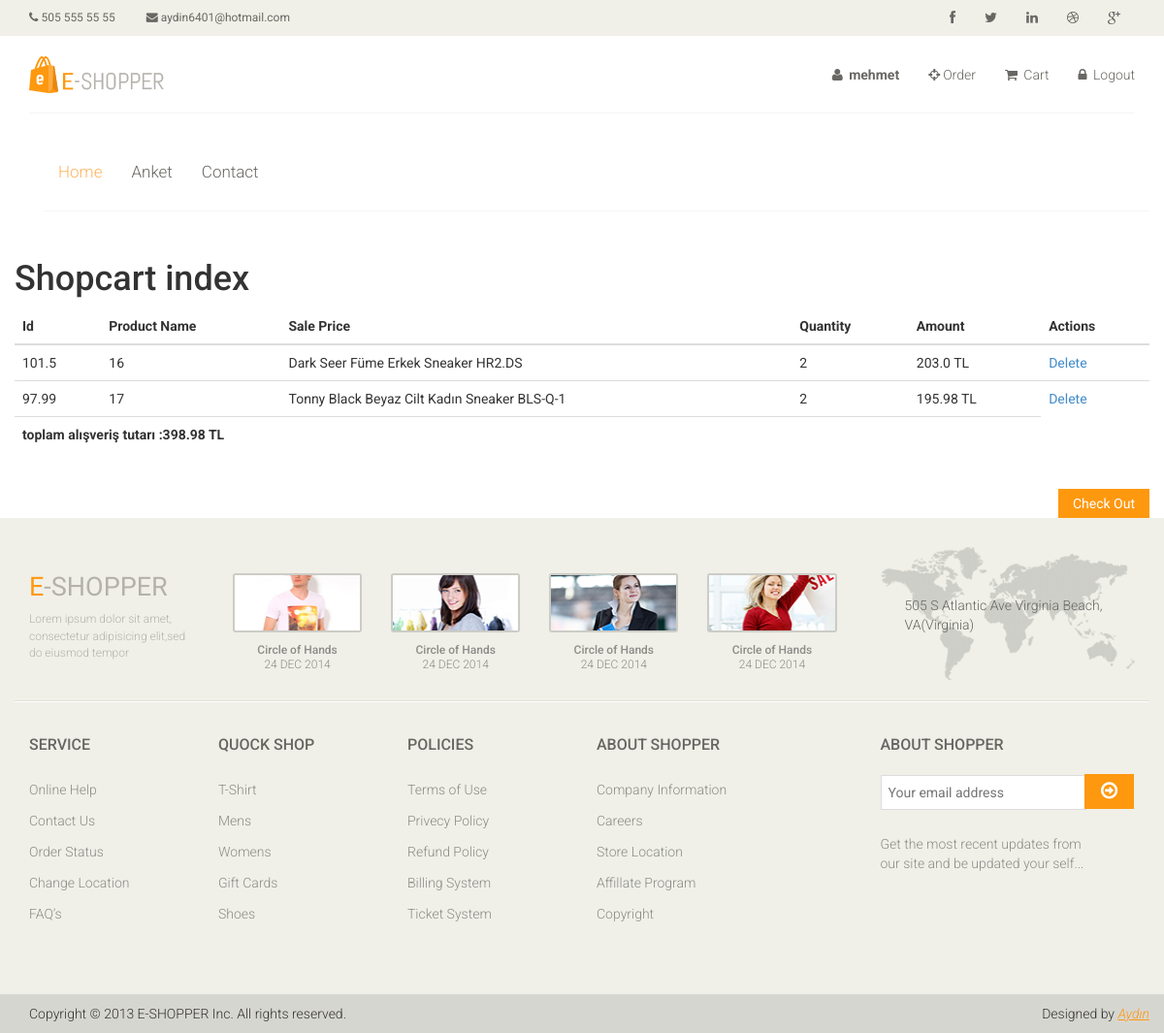
Page /order/shopcart (signed in) on the committed database.
### order/models.py (models this page shows, shortened)
class ShopCart(models.Model):
    user = models.ForeignKey(User, on_delete=models.SET_NULL, null=True)
    product = models.OneToOneField(Product, on_delete=models.SET_NULL, null=True)
    quantity = models.IntegerField()
    @property
    def amount(self):
        return (self.quantity * self.product.price)

### product/models.py (models this page shows, shortened)
class Product(models.Model):
    STATUS = (
        (1, 'True'),
        (0, 'False'),
    )
    category = models.ForeignKey(Category, on_delete=models.CASCADE)
    title = models.CharField(max_length=150)
    keywords = models.CharField(max_length=255)
    description = models.CharField( max_length=255)
    image = models.ImageField(upload_to='images/')
    price = models.FloatField()
    amount = models.IntegerField()
    detail = RichTextUploadingField(blank=True)
    status = models.IntegerField(choices=STATUS)
    create_at = models.DateTimeField(auto_now_add=True)
    update_at = models.DateTimeField(auto_now=True)

### order/views.py (the view)
# urls.py: path('shopcart', views.shop_cart_list, name='shopcart'),
@login_required(login_url='/login')
def shop_cart_list(request):
    current_user = request.user
    shopcart = ShopCart.objects.all().filter(user_id=current_user.id)
    carttotal = 0
    for rs in shopcart:
        carttotal+=rs.quantity * rs.product.price
    context = {'page': 'cart',
               'shopcart': shopcart,
               'carttotal': carttotal,
               }
    return render(request, 'shop_cart_list.html', context)

### order/templates/shop_cart_list.html (shortened to what this page needs)
{% extends "homebase.html" %}
{% block body   %}
<h1>Shopcart index</h1>
    <table class="table">
        <thead>
            <tr>
                <th>Id</th>
                <th>Product Name</th>
                <th>Sale Price</th>
                <th>Quantity</th>
                <th>Amount</th>
                <th>Actions</th>
            </tr>
        </thead>
        <tbody>
        {% for rs in shopcart %}
            <tr>
                <td>{{ rs.product.price }}</td>
                <td>{{ rs.id }}</td>
                <td>{{ rs.product.title }}</td>
                <td>{{ rs.quantity }}</td>
                <td>{{ rs.amount }} TL</td>
                <td>
                    <a href="/order/deletefromcart/{{ rs.id }}">Delete</a>
                </td>
            </tr>
        {% endfor %}
        <td colspan="5" ><b> toplam alışveriş tutarı :{{ carttotal }} TL</b>
        </tbody>
    </table>
        <div class="pull-right">
            <a href="/order/checkout" class="btn btn-default check_out">Check Out</a>
        </div>
{% endblock %}

### home/templates/homebase.html (shortened to what this page needs)
<!DOCTYPE html>
<html lang="en">
<head>
{% load static %}
    <link href="{% static 'css/bootstrap.min.css'%}" rel="stylesheet">
    <link href="{% static 'css/font-awesome.min.css'%}" rel="stylesheet">
    <link href="{% static 'css/prettyPhoto.css'%}" rel="stylesheet">
    <link href="{% static 'css/price-range.css'%}" rel="stylesheet">
    <link href="{% static 'css/animate.css'%}" rel="stylesheet">
	<link href="{% static 'css/main.css'%}" rel="stylesheet">
	<link href="{% static 'css/responsive.css'%}" rel="stylesheet">
</head>
<body>
	<header id="header">
		<div class="header_top">
			<div class="container">
				<div class="row">
					<div class="col-sm-6">
						<div class="contactinfo">
							<ul class="nav nav-pills">
								<li><a href="#"><i class="fa fa-phone"></i> 505 555 55 55</a></li>
								<li><a href="#"><i class="fa fa-envelope"></i> aydin6401@hotmail.com</a></li>
							</ul>
						</div>
					</div>
					<div class="col-sm-6">
						<div class="social-icons pull-right">
							<ul class="nav navbar-nav">
								<li><a href="https://www.facebook.com/aydndag"><i class="fa fa-facebook"></i></a></li>
								<li><a href="https://twitter.com/aydn_dag"><i class="fa fa-twitter"></i></a></li>
								<li><a href="#"><i class="fa fa-linkedin"></i></a></li>
								<li><a href="#"><i class="fa fa-dribbble"></i></a></li>
								<li><a href="#"><i class="fa fa-google-plus"></i></a></li>
							</ul>
						</div>
					</div>
				</div>
			</div>
		</div>
		<div class="header-middle">
			<div class="container">
				<div class="row">
					<div class="col-sm-4">
						<div class="logo pull-left">
							<a href="/"><img src="{% static 'images/home/logo.png'%}" alt="" /></a>
						</div>
					</div>
					<div class="col-sm-8">
						<div class="shop-menu pull-right">
							<ul class="nav navbar-nav">
								{% if user.id is not None %}
									<li><a href="/user/"><i class="fa fa-user"></i><b> {{user.username}}</b></a></li>
									<li><a href="/order/"><i class="fa fa-crosshairs"></i>Order</a></li>
								<li><a href="/order/shopcart"><i class="fa fa-shopping-cart"></i> Cart </li>
									<li><a href="/logout"><i class="fa fa-lock"></i> Logout</a></li>
								{% endif %}
							</ul>
						</div>
					</div>
		</div>
		<div class="header-bottom">
			<div class="container">
				<div class="row">
					<div class="col-sm-9">
						<div class="mainmenu pull-left">
							<ul class="nav navbar-nav collapse navbar-collapse">
								<li><a href="/" class="active">Home</a></li>
								<li><a href="/polls">Anket</i></a>
                                </li>
								<li><a href="/contact">Contact</a></li>
							</ul>
						</div>
					</div>
				</div>
			</div>
		</div>
	</header>
<section>
		<div class="container">
			<div class="row">
    {% block body %} {% endblock %}
            		</div>
		</div>
	</section>
<footer id="footer">
		<div class="footer-top">
			<div class="container">
				<div class="row">
					<div class="col-sm-2">
						<div class="companyinfo">
							<h2><span>e</span>-shopper</h2>
							<p>Lorem ipsum dolor sit amet, consectetur adipisicing elit,sed do eiusmod tempor</p>
						</div>
					</div>
					<div class="col-sm-7">
						<div class="col-sm-3">
							<div class="video-gallery text-center">
								<a href="#">
									<div class="iframe-img">
										<img src="{% static 'images/home/iframe1.png'%}" alt="" />
									</div>
								</a>
								<p>Circle of Hands</p>
								<h2>24 DEC 2014</h2>
							</div>
						</div>
						<div class="col-sm-3">
							<div class="video-gallery text-center">
								<a href="#">
									<div class="iframe-img">
										<img src="{% static 'images/home/iframe2.png'%}" alt="" />
									</div>
								</a>
								<p>Circle of Hands</p>
								<h2>24 DEC 2014</h2>
							</div>
						</div>
						<div class="col-sm-3">
							<div class="video-gallery text-center">
								<a href="#">
									<div class="iframe-img">
										<img src="{% static 'images/home/iframe3.png'%}" alt="" />
									</div>
								</a>
								<p>Circle of Hands</p>
								<h2>24 DEC 2014</h2>
							</div>
						</div>
						<div class="col-sm-3">
							<div class="video-gallery text-center">
								<a href="#">
									<div class="iframe-img">
										<img src="{% static 'images/home/iframe4.png'%}" alt="" />
									</div>
								</a>
								<p>Circle of Hands</p>
								<h2>24 DEC 2014</h2>
							</div>
						</div>
					</div>
					<div class="col-sm-3">
						<div class="address">
							<img src="{% static 'images/home/map.png'%}" alt="" />
							<p>505 S Atlantic Ave Virginia Beach, VA(Virginia)</p>
						</div>
					</div>
				</div>
			</div>
		</div>
		<div class="footer-widget">
			<div class="container">
				<div class="row">
					<div class="col-sm-2">
						<div class="single-widget">
							<h2>Service</h2>
							<ul class="nav nav-pills nav-stacked">
								<li><a href="#">Online Help</a></li>
								<li><a href="#">Contact Us</a></li>
								<li><a href="#">Order Status</a></li>
								<li><a href="#">Change Location</a></li>
								<li><a href="#">FAQ’s</a></li>
							</ul>
						</div>
					</div>
					<div class="col-sm-2">
						<div class="single-widget">
							<h2>Quock Shop</h2>
							<ul class="nav nav-pills nav-stacked">
								<li><a href="#">T-Shirt</a></li>
								<li><a href="#">Mens</a></li>
								<li><a href="#">Womens</a></li>
								<li><a href="#">Gift Cards</a></li>
								<li><a href="#">Shoes</a></li>
							</ul>
						</div>
					</div>
					<div class="col-sm-2">
						<div class="single-widget">
							<h2>Policies</h2>
							<ul class="nav nav-pills nav-stacked">
								<li><a href="#">Terms of Use</a></li>
								<li><a href="#">Privecy Policy</a></li>
								<li><a href="#">Refund Policy</a></li>
								<li><a href="#">Billing System</a></li>
								<li><a href="#">Ticket System</a></li>
							</ul>
						</div>
					</div>
					<div class="col-sm-2">
						<div class="single-widget">
							<h2>About Shopper</h2>
							<ul class="nav nav-pills nav-stacked">
								<li><a href="#">Company Information</a></li>
								<li><a href="#">Careers</a></li>
								<li><a href="#">Store Location</a></li>
								<li><a href="#">Affillate Program</a></li>
								<li><a href="#">Copyright</a></li>
							</ul>
						</div>
					</div>
					<div class="col-sm-3 col-sm-offset-1">
						<div class="single-widget">
							<h2>About Shopper</h2>
							<form action="#" class="searchform">
								<input type="text" placeholder="Your email address" />
								<button type="submit" class="btn btn-default"><i class="fa fa-arrow-circle-o-right"></i></button>
								<p>Get the most recent updates from <br />our site and be updated your self...</p>
							</form>
						</div>
					</div>
				</div>
			</div>
		</div>
		<div class="footer-bottom">
			<div class="container">
				<div class="row">
					<p class="pull-left">Copyright © 2013 E-SHOPPER Inc. All rights reserved.</p>
					<p class="pull-right">Designed by <span><a target="_blank" href="http://www.themeum.com">Aydın</a></span></p>
				</div>
			</div>
		</div>
	</footer>
</body>
</html>

### home/static/css/main.css (style rules this page uses)
body { font-family: 'Roboto', sans-serif; background:; position: relative; font-weight:400px; }
ul li { list-style: none; }
a { -webkit-transition: 300ms; -moz-transition: 300ms; -o-transition: 300ms; transition: 300ms; }
h1, h2, h3, h4, h5, h6 { font-family: 'Roboto', sans-serif; }
.header_top { background: none repeat scroll 0 0 #F0F0E9; }
.contactinfo ul li:first-child { margin-left: -15px; }
.contactinfo ul li a { font-size: 12px; color: #696763; font-family: 'Roboto', sans-serif; }
.social-icons ul li a { border: 0 none; border-radius: 0; color: #696763; padding:0px; }
.social-icons ul li { display:inline-block; }
.social-icons ul li a i { padding: 11px 15px; transition: all 0.9s ease 0s; -moz-transition: all 0.9s ease 0s; -webkit-transition: all 0.9s ease 0s; -o-transition: all 0.9s ease 0s; }
.header-middle .container .row { border-bottom: 1px solid #f5f5f5; margin-left: 0; margin-right: 0; padding-bottom: 20px; padding-top: 20px; }
.header-middle .container .row .col-sm-4 { padding-left: 0; }
.header-middle .container .row .col-sm-8 { padding-right:0; }
.shop-menu ul li { display:inline-block; padding-left: 15px; padding-right: 15px; }
.shop-menu ul li:last-child { padding-right: 0; }
.shop-menu ul li a { background: #FFFFFF; color: #696763; font-family: 'Roboto', sans-serif; font-size: 14px; font-weight: 300; padding:0; padding-right: 0; margin-top: 10px; }
.shop-menu ul li a i { margin-right:3px; }
.header-bottom { padding-bottom: 30px; padding-top: 30px; }
.navbar-collapse.collapse { padding-left: 0; }
.mainmenu ul li { padding-right: 15px; padding-left: 15px; }
.mainmenu ul li:first-child { padding-left: 0px; }
.mainmenu ul li a { color: #696763; font-family: 'Roboto', sans-serif; font-size: 17px; font-weight: 300; padding: 0; padding-bottom: 10px; }
.mainmenu ul li a:hover, .mainmenu ul li a.active, .shop-menu ul li a.active { background:none; color:#fdb45e; }
#footer { background: #F0F0E9; }
.footer-top .container { border-bottom: 1px solid #E0E0DA; padding-bottom: 20px; }
.companyinfo { margin-top: 57px; }
.companyinfo h2 { color: #B4B1AB; font-family: abel; font-size: 27px; text-transform: uppercase; }
.companyinfo h2 span { color:#FE980F; }
.companyinfo p { color: #B3B3AD; font-family: 'Roboto', sans-serif; font-size: 12px; font-weight: 300; }
.footer-top .col-sm-3 { overflow: hidden; }
.video-gallery { margin-top: 57px; position: inherit; }
.video-gallery a img { height: 100%; width: 100%; }
.iframe-img { position: relative; display: block; height: 61px; margin-bottom: 10px; border: 2px solid #CCCCC6; border-radius: 3px; }
.video-gallery p { color: #8C8C88; font-family: 'Roboto', sans-serif; font-size: 12px; font-weight: 500; margin-bottom:0px; }
.video-gallery h2 { color: #8c8c88; font-family: 'Roboto', sans-serif; font-size: 12px; font-weight: 300; text-transform:uppercase; margin-top:0px; }
.address { margin-top: 30px; position: relative; overflow: hidden; }
.address img { width:100%; }
.address p { color: #666663; font-family: 'Roboto', sans-serif; font-size: 14px; font-weight: 300; left: 25px; position: absolute; top: 50px; }
.footer-widget { margin-bottom: 68px; }
.footer-widget .container { border-top: 1px solid #FFFFFF; padding-top: 15px; }
.single-widget h2 { color: #666663; font-family: 'Roboto', sans-serif; font-size: 16px; font-weight: 500; margin-bottom: 22px; text-transform: uppercase; }
.single-widget ul li a { color: #8C8C88; font-family: 'Roboto', sans-serif; font-size: 14px; font-weight: 300; padding: 5px 0; }
.searchform input { border: 1px solid #DDDDDD; color: #CCCCC6; font-family: 'Roboto', sans-serif; font-size: 14px; margin-top: 0; outline: medium none; padding: 7px; width: 212px; }
.searchform button { background: #FE980F; border: medium none; border-radius: 0; margin-left: -5px; margin-top: -3px; padding: 7px 17px; }
.searchform button i { color: #FFFFFF; font-size: 20px; }
.searchform p { color: #8C8C88; font-family: 'Roboto', sans-serif; font-size: 14px; font-weight: 300; margin-top: 25px; }
.footer-bottom { background: #D6D6D0; padding-top: 10px; }
.footer-bottom p { color: #363432; font-family: 'Roboto', sans-serif; font-weight: 300; margin-left: 15px; }
.footer-bottom p span a { color: #FE980F; font-style: italic; text-decoration: underline; }
.update, .check_out { background: #FE980F; border-radius: 0; color: #FFFFFF; margin-top: 18px; border: none; padding: 5px 15px; }
.check_out { margin-left: 20px }

### rows in the picture
ShopCart: product.price "101.5", id "16", product "Dark Seer Füme Erkek Sneaker HR2.DS", quantity "2", amount "203.0"
ShopCart: product.price "97.99", id "17", product "Tonny Black Beyaz Cilt Kadın Sneaker BLS-Q-1", quantity "2", amount "195.98"

### other values in the picture
{{ user.username }} "mehmet"
{{ carttotal }} "398.98"
